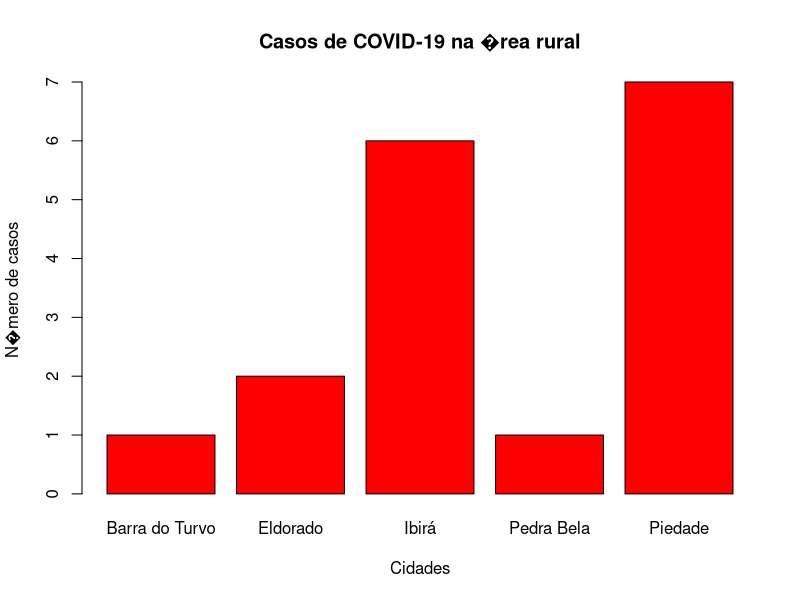
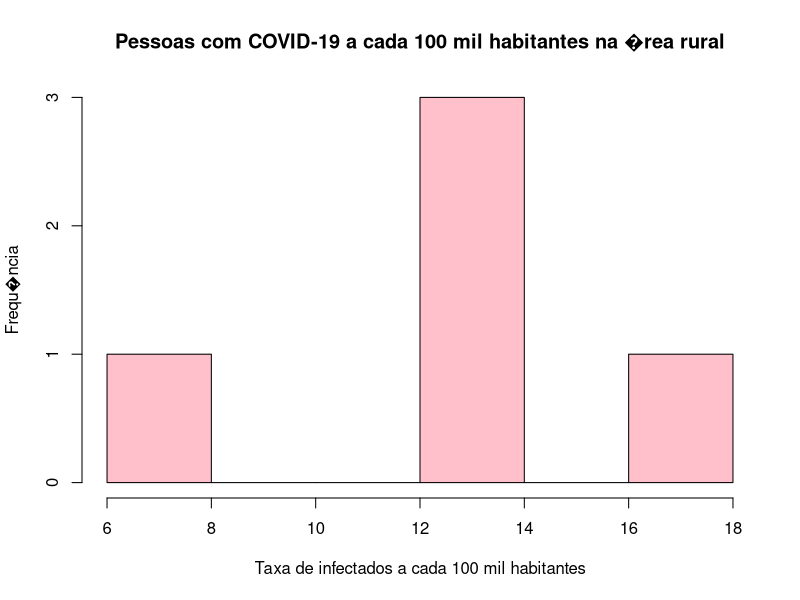

Reproduce these figures in R, in order.
# EP1 - Script Alunos

# Este script tem uma solu��o parcial do EP1 
# Como v�rios dos comandos est�o incompletos, foram colocados como coment�rios.
# V�o retirando o s�mbolo de coment�rios "#" � medida que for completando os comandos

# op��o para imprimir n�meros reais com 2 casas decimais (para ficar mais f�cil de ler na tela)
options(digits = 2)

#--------------------------------
# leitura das planilhas
#--------------------------------
## planilha munic�pios com convid-19
df_municipios <- read.csv(file = "covid.municipios.SP.csv", 
                          header = TRUE,                     # com header 
                          sep = ",",                         # separador ","
                          fill = TRUE,                       # preenche com NA células vazias
                          as.is = TRUE)                      # lê e armazena os caracteres com o tipo caracter

print(df_municipios)   # só para ver os dados na tela

# Ordena a Planilha pela coluna Municipio
df_municipios <- df_municipios[order(as.character(df_municipios$Municipio)),]

#-------
## planilha população - municípios SP
df_pop <- read.csv(file = "pop.SP.2020.csv",
                   header = TRUE,                      
                   sep = ",",                         
                   fill = TRUE,                       
                   as.is = TRUE)

df_pop <- df_pop[order(as.character(df_pop$Localidades)),]
print(df_pop)  # s�o para ver os dados na tela

#-------------------------------------------------------------------
# novo data-frame - info dos munic�pios e popula��o correspondente
#-------------------------------------------------------------------

# para gerar este data-frame:
# lembre-se de que as planilhas precisam estar ordenadas pela coluna dos nomes dos municípios
# conte�do do data-frame: informações do df_municipios +
#                         popula��o, grau urb, infectados/100mil, óbitos/100mil
# Nomes das colunas:
    # Municipio
    # Grande regiao
    # Num Casos
    # Num obitos
    # Pop
    # Grau.Urb
    # infec.100mil
    # obitos.100mil

temp_df_pop <- subset(df_pop, df_pop$Localidades %in% df_municipios$Municipio)
infec100mil <- df_municipios$Num.Casos / temp_df_pop$Pop * 100000
obitos100mil<- df_municipios$Num.obitos / temp_df_pop$Pop * 100000

df_municipios_pop <- cbind(df_municipios,
                           Pop = temp_df_pop$Pop,
                           Grau.Urb = temp_df_pop$Grau.Urban.porc.,
                           Infect.100mil = infec100mil,
                           obitos.100mil = obitos100mil)
print(df_municipios_pop)

#-------------------------------------------------------------------
# novo data-frame e planilha - municípios predominantemente Rurais
#-------------------------------------------------------------------

df_rural <- subset(df_municipios_pop, df_municipios_pop$Grau.Urb < 50)
print(df_rural)

# gravar a planilha
write.table(df_rural, file = "plan.covid.rural.csv" , 
            quote = FALSE,         # sem aspas
            sep = ",",             # separador ","
            row.names = FALSE)     # sem numeração das linhas



#-------------------------------------------------------------------
# novo data-frame e planilha - municípios predominantemente Urbanos
#-------------------------------------------------------------------

df_urbano <- subset(df_municipios_pop, df_municipios_pop$Grau.Urb >= 50)
print(df_urbano)
# gravar a planilha
write.table(df_urbano, file = "plan.covid.urbana.csv" , 
            quote = FALSE,         
            sep = ",",             
            row.names = FALSE)




##### Final do EP #####
############################################################################

# Outros extratos das planilhas - SÓ PARA DIVERSÃO

# municípios infectados com óbitos: extrato do df
df_infec_com_obito <- subset(df_municipios_pop, df_municipios_pop$Num.obitos > 0)

# municípios infectados sem óbitos: extrato do df
df_infec_sem_obito <- subset(df_municipios_pop, df_municipios_pop$Num.obitos == 0)

# municípios infectados com óbitos mas com pop predominantemente rural: extrato do df
df_infec_com_obito_rural <- subset(df_municipios_pop, df_municipios_pop$Num.obitos > 0 & df_municipios_pop$Grau.Urb < 50)

# municípios infectados sem óbitos mas com pop predominantemente urbana: extrato do df
df_infec_sem_obito_urb <- subset(df_municipios_pop, df_municipios_pop$Num.obitos == 0 & df_municipios_pop$Grau.Urb >= 50)

# fazer gráficos  para ver os dados de uma outra forma!!
barplot(df_rural$Num.Casos, col = "red",
        main = "Casos de COVID-19 na �rea rural",
        xlab = "Cidades", ylab = "N�mero de casos",
        names.arg = c("Barra do Turvo", "Eldorado", "Ibirá", "Pedra Bela", "Piedade"))

hist(df_rural$Infect.100mil, col = "pink",
     main = "Pessoas com COVID-19 a cada 100 mil habitantes na �rea rural",
     xlab = "Taxa de infectados a cada 100 mil habitantes", ylab = "Frequ�ncia")
